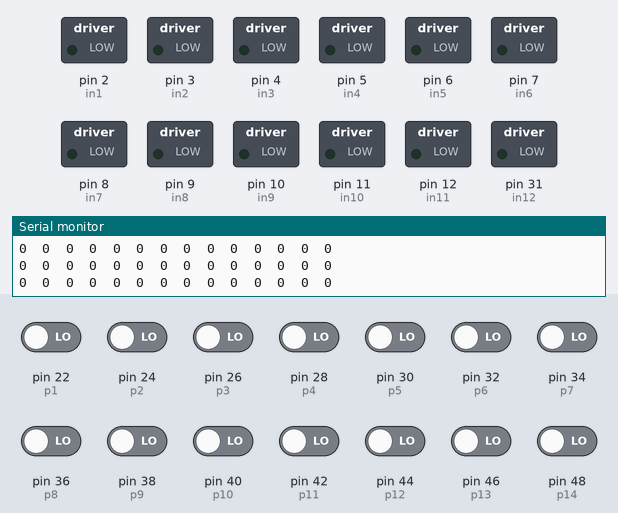
Recording of a sketch running on a simulated Arduino Mega 2560, built with avr-gcc and run on an emulated ATmega2560. Shown: switched loads named in the sketch (green lamp = pin HIGH), the last lines printed to the serial monitor. The test bench sets the inputs (shaded band); at power-on: pin 22 (p1), pin 24 (p2), pin 26 (p3), pin 28 (p4), pin 30 (p5), pin 32 (p6), pin 34 (p7), pin 36 (p8), pin 38 (p9), pin 40 (p10), pin 42 (p11), pin 44 (p12), pin 46 (p13), pin 48 (p14) LOW.

Above: at 1.2 s.
1.3 s: pin 22 (p1) driven HIGH
At 2.1 s:
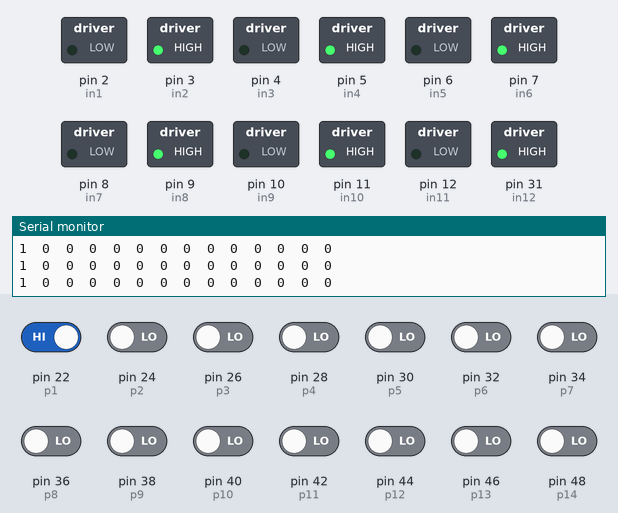
2.8 s: pin 22 (p1) driven LOW
5.8 s: pin 24 (p2) driven HIGH
At 7.0 s:
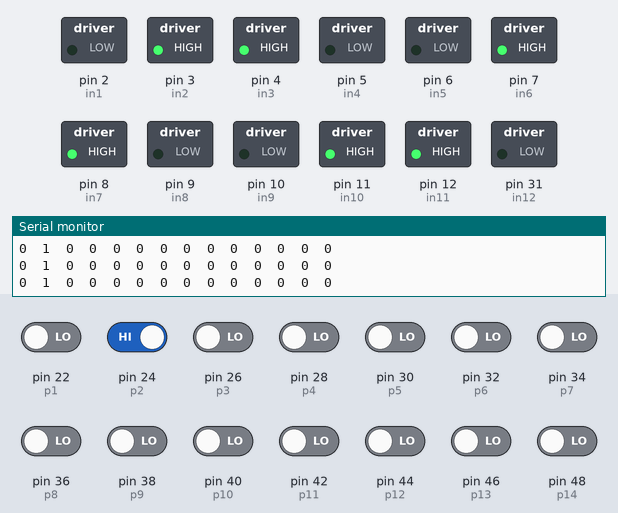
7.3 s: pin 26 (p3) driven HIGH
At 7.8 s:
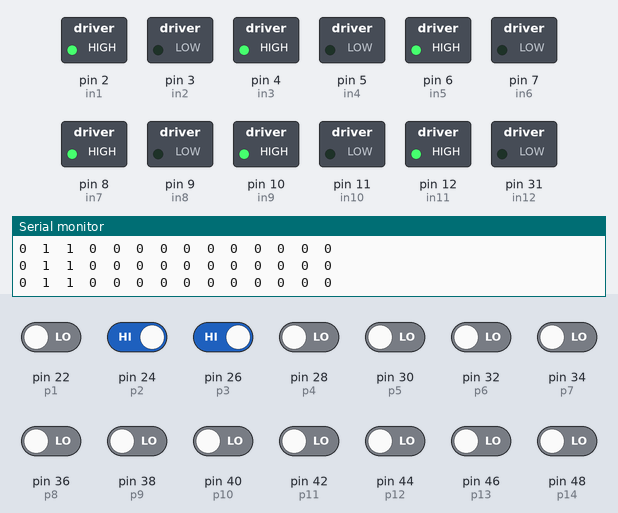
8.8 s: pin 26 (p3) driven LOW
At 9.6 s:
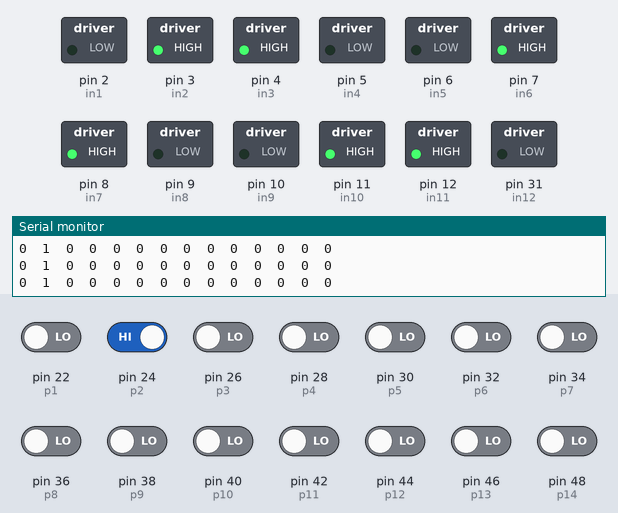
10.3 s: pin 24 (p2) driven LOW
Timing chart, 0 to 13.3 s (numbered marks = the images above; inputs shaded):
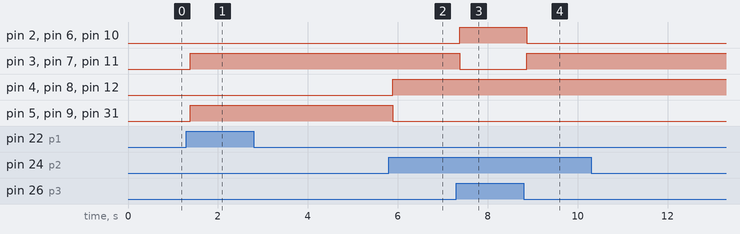

Measured:
- after the input at 1.3 s, pin 3 (in2), pin 5 (in4), pin 7 (in6), pin 9 (in8), pin 11 (in10), pin 31 (in12): LOW → HIGH after 0.08 s
- after the input at 5.8 s, pin 4 (in3), pin 8 (in7), pin 12 (in11): LOW → HIGH after 0.09 s; pin 5 (in4), pin 9 (in8), pin 31 (in12): HIGH → LOW after 0.09 s
- after the input at 7.3 s, pin 2 (in1), pin 6 (in5), pin 10 (in9): LOW → HIGH after 0.08 s; pin 3 (in2), pin 7 (in6), pin 11 (in10): HIGH → LOW after 0.08 s
- after the input at 8.8 s, pin 2 (in1), pin 6 (in5), pin 10 (in9): HIGH → LOW after 0.07 s; pin 3 (in2), pin 7 (in6), pin 11 (in10): LOW → HIGH after 0.07 s

The sketch:

piReadWorking1.ino
```cpp
int p1 = 22;
int p2 = 24;
int p3 = 26;
int p4 = 28;
int p5 = 30;
int p6 = 32;
int p7 = 34;
int p8 = 36;
int p9 = 38;
int p10 = 40;
int p11= 42;
int p12 = 44;
int p13 = 46;
int p14 = 48; //input pins from RPI


const int in1 = 2;
const int in2 = 3;
const int in3 =4;
const int in4 = 5;
const int in5 = 6;
const int in6 = 7;
const int in7 = 8;
const int in8 = 9;
const int in9 = 10;
const int in10 = 11;
const int in11 = 12;
const int in12 = 31;
// motor pins for wheel

int s1 = 0;
int s2 = 0;
int s3 = 0;
int s4 = 0;
int s5 = 0;
int s6 = 0;
int s7 = 0;
int s8 = 0;
int s9 = 0;
int s10 = 0;
int s11 = 0;
int s12 = 0;
int s13 = 0;
int s14 = 0;// state of input pins from RPI


void setup() {
  Serial.begin(9600);
   pinMode(p1, INPUT);
   pinMode(p2, INPUT);
   pinMode(p3, INPUT);
   pinMode(p4, INPUT);
   pinMode(p5, INPUT);
   pinMode(p6, INPUT);
   pinMode(p7, INPUT);
   pinMode(p8, INPUT);
   pinMode(p9, INPUT);
   pinMode(p10, INPUT);
   pinMode(p11, INPUT);
   pinMode(p12, INPUT);
   pinMode(p13, INPUT);
   pinMode(p14, INPUT);// RPI inputs

  pinMode(in1, OUTPUT);
  pinMode(in2, OUTPUT);
  pinMode(in3, OUTPUT);
  pinMode(in4, OUTPUT);
  pinMode(in5, OUTPUT);
  pinMode(in6, OUTPUT);
  pinMode(in7, OUTPUT);
  pinMode(in8, OUTPUT);
  pinMode(in9, OUTPUT);
  pinMode(in10, OUTPUT);
  pinMode(in11, OUTPUT);
  pinMode(in12, OUTPUT);

  // motor pins for wheel

  moveStop();

}

void loop() {

       s1 = digitalRead(p1);
       s2 = digitalRead(p2);
       s3 = digitalRead(p3);
       s4 = digitalRead(p4);
       s5 = digitalRead(p5);
       s6 = digitalRead(p6);
       s7 = digitalRead(p7);
       s8 = digitalRead(p8);
       s9 = digitalRead(p9);
       s10 = digitalRead(p10);
       s11 = digitalRead(p11);
       s12 = digitalRead(p12);
       s13 = digitalRead(p13);
       s14 = digitalRead(p14);//value of input pins

    Serial.print(s1);
    Serial.print("  ");
    Serial.print(s2);
    Serial.print("  ");
    Serial.print(s3);
    Serial.print("  ");
    Serial.print(s4);
    Serial.print("  ");
    Serial.print(s5);
    Serial.print("  ");
    Serial.print(s6);
    Serial.print("  ");
    Serial.print(s7);
    Serial.print("  ");
    Serial.print(s8);
    Serial.print("  ");
    Serial.print(s9);
    Serial.print("  ");
    Serial.print(s10);
    Serial.print("  ");
    Serial.print(s11);
    Serial.print("  ");
    Serial.print(s12);
    Serial.print("  ");
    Serial.print(s13);
    Serial.print("  ");
    Serial.print(s14);
    Serial.println(" ");
    delay(50);  // read values from RPI

  //wheel motor control using inputs
  if (s1 == HIGH){ moveForward();}
  else if (s3 == HIGH){ moveBackward();}
  else if (s2 == HIGH){ moveLeft();}
  else if (s4 == HIGH){ moveRight();}
  else if (s5 == HIGH){ moveStop();}//use key input from base motor

}

//functions for different modes of wheel motors
void moveBackward(){
  digitalWrite(in1, HIGH);
  digitalWrite(in2, LOW);
  digitalWrite(in3, HIGH);
  digitalWrite(in4, LOW);
  digitalWrite(in5, HIGH);
  digitalWrite(in6, LOW);
  digitalWrite(in7, HIGH);
  digitalWrite(in8, LOW);
  digitalWrite(in9, HIGH);
  digitalWrite(in10, LOW);
  digitalWrite(in11, HIGH);
  digitalWrite(in12, LOW);
}
void moveForward(){
  digitalWrite(in1, LOW);
  digitalWrite(in2, HIGH);
  digitalWrite(in3, LOW);
  digitalWrite(in4, HIGH);
  digitalWrite(in5, LOW);
  digitalWrite(in6, HIGH);
  digitalWrite(in7, LOW);
  digitalWrite(in8, HIGH);
  digitalWrite(in9, LOW);
  digitalWrite(in10, HIGH);
  digitalWrite(in11, LOW);
  digitalWrite(in12, HIGH);
}
void moveLeft(){
  digitalWrite(in1, LOW);
  digitalWrite(in2, HIGH);
  digitalWrite(in3, HIGH);
  digitalWrite(in4,LOW);
  digitalWrite(in5, LOW);
  digitalWrite(in6, HIGH);
  digitalWrite(in7, HIGH);
  digitalWrite(in8,LOW);
  digitalWrite(in9, LOW);
  digitalWrite(in10, HIGH);
  digitalWrite(in11, HIGH);
  digitalWrite(in12, LOW);
}
void moveRight(){
  digitalWrite(in1, HIGH);
  digitalWrite(in2, LOW);
  digitalWrite(in3, LOW);
  digitalWrite(in4, HIGH);
  digitalWrite(in5, HIGH);
  digitalWrite(in6, LOW);
  digitalWrite(in7, LOW);
  digitalWrite(in8, HIGH);
  digitalWrite(in9, HIGH);
  digitalWrite(in10, LOW);
  digitalWrite(in11, LOW);
  digitalWrite(in12, HIGH);
}
void moveStop(){
  digitalWrite(in1, LOW);
  digitalWrite(in2, LOW);
  digitalWrite(in3, LOW);
  digitalWrite(in4, LOW);
  digitalWrite(in5, LOW);
  digitalWrite(in6, LOW);
  digitalWrite(in7, LOW);
  digitalWrite(in8, LOW);
  digitalWrite(in9, LOW);
  digitalWrite(in10, LOW);
  digitalWrite(in11, LOW);
  digitalWrite(in12, LOW);
}
```
